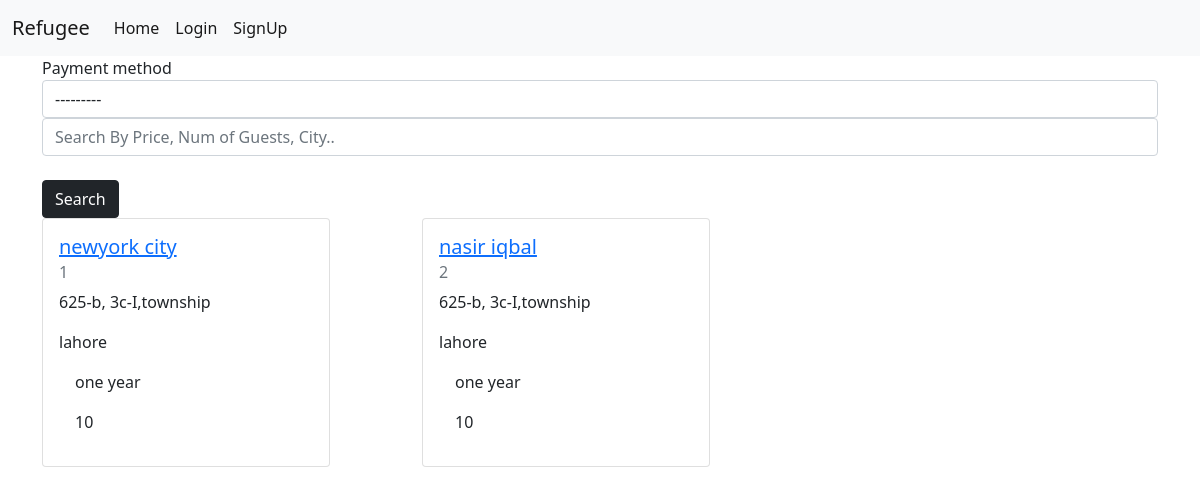
Before: / with the older database file.
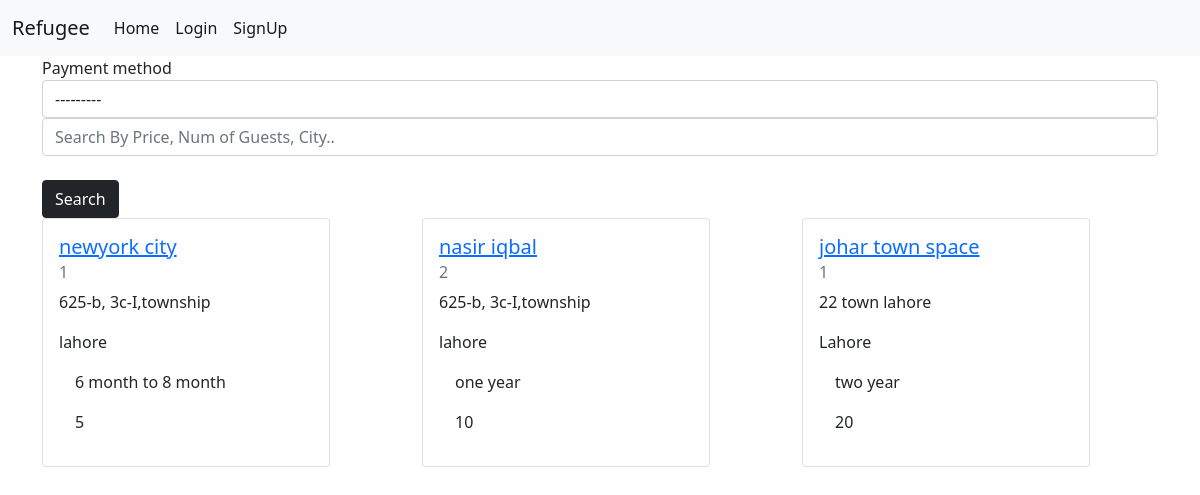
After: the same page with the newer database file.
### core/models.py (models this page shows, shortened)
class Accommodation(models.Model):
    PAYMENT_METHOD = (
        (1, 'Free'),
        (2, 'Fixed Price'),
        (3, 'Any Amount'),
    )
    name = models.CharField(max_length=80)
    user = models.ForeignKey(User, on_delete=models.CASCADE, related_name='user_accommodation')
    available = models.BooleanField(default=True)
    city = models.CharField(max_length=200)
    num_of_guests = models.IntegerField()
    address = models.CharField(max_length=1000)
    day_available = models.CharField(max_length=200)
    payment_method = models.PositiveSmallIntegerField(choices=PAYMENT_METHOD)

### core/views.py (the view)
# urls.py: path('', views.accommodation_list, name='home'),
def accommodation_list(request):
    queryset = Accommodation.objects.filter(available=True)
    return render(request,
                  'core/index.html',
                  {'accommodation_object': queryset})

### templates/core/index.html (shortened to what this page needs)
{% extends 'base.html' %}
{% block content %}
<div class="container">
<div class="row">
     <form action="{% url 'accommodation_search' %}" method="get">
           <div class="row height d-flex justify-content-center align-items-center">
               <div class="col-md-12 mb-4 search">
                     <div id="div_id_payment_method" class="form-group"><label for="id_payment_method"
                                                                                  class=" requiredField">
                            Payment method</label>
                            <div><select name="payment_method" class="select form-control" required=""
                                         id="id_payment_method">
                                <option value="" selected="">---------</option>
                            </select></div>
                        </div>
                    <input type="search" class="form-control" name="search" placeholder="Search By Price, Num of Guests, City.. ">
               </div>
            </div>
               <button type="submit" class="sch btn btn-md btn-dark">Search</button>
        </form>
    {% for accommodation_data in accommodation_object %}
        <div class="col-md-4">
            <div class="card" style="width: 18rem;">
                  <div class="card-body">
                      <a href="{% url 'detail_accommodation' accommodation_data.id %}">
                          <h5 class="card-title">{{ accommodation_data.name }}</h5></a>
                    <h6 class="card-subtitle mb-2 text-muted">{{ accommodation_data.payment_method }}</h6>
                    <p class="card-text">{{ accommodation_data.address }}</p>
                    <p href="#" class="card-link">{{ accommodation_data.city }}</p>
                    <p href="#" class="card-link">{{ accommodation_data.day_available }}</p>
                    <p href="#" class="card-link">{{ accommodation_data.num_of_guests }}</p>
                  </div>
                </div>
        </div>
    {% endfor %}
</div>
</div>
{% endblock content %}

Changed rows visible on the page:
changed Accommodation "newyork city": day_available "one year" → "6 month to 8 month"; num_of_guests "10" → "5"
added Accommodation: name "johar town space", payment_method "1", address "22 town lahore", city "Lahore", day_available "two year", num_of_guests "20"
